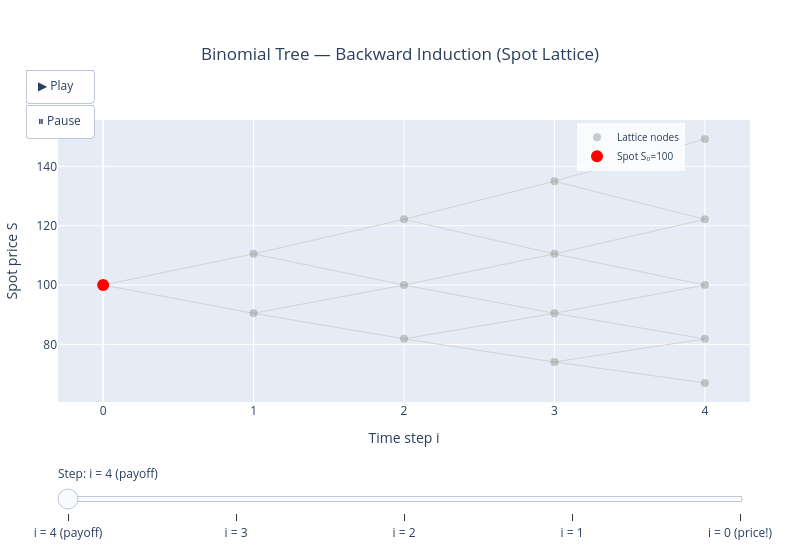

This figure's notebook cell:
### Markdown cell above
## 7) Plotly Animation — Backward Marching Through the Tree

The animation below shows how backward induction works on the spot lattice:

- **Grey dots**: all lattice nodes (spot prices)
- **Blue column** (rightmost): terminal payoff — known from the contract
- **Red column**: the column currently being solved via backward induction
- The solver marches **right to left**, computing each column from the one to its right
- At $i = 0$ we arrive at the option price $V_{0,0}$

### Code cell
# ── Animated binomial tree: backward induction visualisation ──────
# Use the 4-step tree from above for the animation
N_anim = N  # 4 steps

# Collect all node positions (i = time step, S = spot)
all_x, all_S = [], []
for i in range(N_anim + 1):
    for k in range(i + 1):
        all_x.append(i)
        all_S.append(spot_lattice[k, i])

# Draw tree edges
edge_x, edge_y = [], []
for i in range(N_anim):
    for k in range(i + 1):
        # Up edge: (k, i) → (k, i+1)
        edge_x += [i, i + 1, None]
        edge_y += [spot_lattice[k, i], spot_lattice[k, i + 1], None]
        # Down edge: (k, i) → (k+1, i+1)
        edge_x += [i, i + 1, None]
        edge_y += [spot_lattice[k, i], spot_lattice[k + 1, i + 1], None]

fig_tree = go.Figure()

# Tree edges (static)
fig_tree.add_trace(
    go.Scatter(
        x=edge_x,
        y=edge_y,
        mode="lines",
        line=dict(color="lightgrey", width=1),
        hoverinfo="skip",
        showlegend=False,
    )
)

# All nodes (static background)
fig_tree.add_trace(
    go.Scatter(
        x=all_x,
        y=all_S,
        mode="markers",
        marker=dict(size=8, color="grey", opacity=0.4),
        name="Lattice nodes",
        hoverinfo="skip",
    )
)

# Current spot marker at i=0
fig_tree.add_trace(
    go.Scatter(
        x=[0],
        y=[S0],
        mode="markers",
        marker=dict(size=12, color="red", symbol="circle"),
        name=f"Spot S₀={S0:.0f}",
    )
)

# Animated column (trace index = 3)
fig_tree.add_trace(
    go.Scatter(
        x=[],
        y=[],
        mode="markers",
        marker=dict(size=12, color="rgba(220,60,60,0.7)", symbol="square"),
        name="Solving column",
    )
)
ANIM_IDX = 3

# Build frames: march backward from i=N to i=0
frames = []

# Frame 0: terminal payoff (i = N)
frames.append(
    go.Frame(
        data=[
            go.Scatter(
                x=[N_anim] * (N_anim + 1),
                y=[spot_lattice[k, N_anim] for k in range(N_anim + 1)],
                mode="markers",
                marker=dict(size=12, color="rgba(60,120,200,0.8)", symbol="square"),
                name="Known (payoff)",
                customdata=[option_lattice[k, N_anim] for k in range(N_anim + 1)],
                hovertemplate="S=%{y:.2f}  V=%{customdata:.4f}<extra></extra>",
            )
        ],
        traces=[ANIM_IDX],
        name=f"i = {N_anim} (payoff)",
    )
)

# Frames 1..N: solving each column
for step_num, col in enumerate(range(N_anim - 1, -1, -1), start=1):
    n_nodes = col + 1
    colour = "rgba(220,60,60,0.7)" if col > 0 else "rgba(220,60,60,0.95)"
    sz = 12 if col > 0 else 15
    label = f"i = {col}" if col > 0 else "i = 0 (price!)"
    frames.append(
        go.Frame(
            data=[
                go.Scatter(
                    x=[col] * n_nodes,
                    y=[spot_lattice[k, col] for k in range(n_nodes)],
                    mode="markers",
                    marker=dict(size=sz, color=colour, symbol="square"),
                    name="Solving column",
                    customdata=[option_lattice[k, col] for k in range(n_nodes)],
                    hovertemplate="S=%{y:.2f}  V=%{customdata:.4f}<extra></extra>",
                )
            ],
            traces=[ANIM_IDX],
            name=label,
        )
    )

fig_tree.frames = frames

# Slider
slider_steps = [
    dict(
        args=[[f.name], dict(frame=dict(duration=600, redraw=True), mode="immediate")],
        label=f.name,
        method="animate",
    )
    for f in frames
]

fig_tree.update_layout(
    sliders=[
        dict(
            active=0,
            steps=slider_steps,
            currentvalue=dict(prefix="Step: "),
            pad=dict(t=60),
        )
    ],
    updatemenus=[
        dict(
            type="buttons",
            showactive=False,
            x=0.05,
            y=1.18,
            buttons=[
                dict(
                    label="▶ Play",
                    method="animate",
                    args=[None, dict(frame=dict(duration=600, redraw=True), fromcurrent=True)],
                ),
                dict(
                    label="⏸ Pause",
                    method="animate",
                    args=[[None], dict(frame=dict(duration=0, redraw=False), mode="immediate")],
                ),
            ],
        )
    ],
    xaxis=dict(title="Time step i", dtick=1, range=[-0.3, N_anim + 0.3]),
    yaxis=dict(title="Spot price S"),
    title=dict(text="Binomial Tree — Backward Induction (Spot Lattice)", x=0.5),
    height=550,
    width=800,
    legend=dict(x=0.75, y=0.99, bgcolor="rgba(255,255,255,0.8)", font=dict(size=10)),
    margin=dict(t=120, b=50, l=50, r=50),
)

fig_tree.show()

### Figure 1 — Plotly figure (JSON) as saved in the notebook; plotly's stock layout.template omitted (floating-point values rounded to 4 significant figures)
{"data": [{"hoverinfo": "skip", "line": {"color": "lightgrey", "width": 1}, "mode": "lines", "showlegend": false, "type": "scatter", "x": [0, 1, null, 0, 1, null, 1, 2, null, 1, 2, null, 1, 2, null, 1, 2, null, 2, 3, null, 2, 3, null, 2, 3, null, 2, 3, null, 2, 3, null, 2, 3, null, 3, 4, null, 3, 4, null, 3, 4, null, 3, 4, null, 3, 4, null, 3, 4, null, 3, 4, null, 3, 4, null], "y": [100.0, 110.5, null, 100.0, 90.48, null, 110.5, 122.1, null, 110.5, 100.0, null, 90.48, 100.0, null, 90.48, 81.87, null, 122.1, 135.0, null, 122.1, 110.5, null, 100.0, 110.5, null, 100.0, 90.48, null, 81.87, 90.48, null, 81.87, 74.08, null, 135.0, 149.2, null, 135.0, 122.1, null, 110.5, 122.1, null, 110.5, 100.0, null, 90.48, 100.0, null, 90.48, 81.87, null, 74.08, 81.87, null, 74.08, 67.03, null]}, {"hoverinfo": "skip", "marker": {"color": "grey", "opacity": 0.4, "size": 8}, "mode": "markers", "name": "Lattice nodes", "type": "scatter", "x": [0, 1, 1, 2, 2, 2, 3, 3, 3, 3, 4, 4, 4, 4, 4], "y": [100.0, 110.5, 90.48, 122.1, 100.0, 81.87, 135.0, 110.5, 90.48, 74.08, 149.2, 122.1, 100.0, 81.87, 67.03]}, {"marker": {"color": "red", "size": 12, "symbol": "circle"}, "mode": "markers", "name": "Spot S₀=100", "type": "scatter", "x": [0], "y": [100.0]}, {"marker": {"color": "rgba(220,60,60,0.7)", "size": 12, "symbol": "square"}, "mode": "markers", "name": "Solving column", "type": "scatter", "x": [], "y": []}], "layout": {"height": 550, "legend": {"bgcolor": "rgba(255,255,255,0.8)", "font": {"size": 10}, "x": 0.75, "y": 0.99}, "margin": {"b": 50, "l": 50, "r": 50, "t": 120}, "sliders": [{"active": 0, "currentvalue": {"prefix": "Step: "}, "pad": {"t": 60}, "steps": [{"args": [["i = 4 (payoff)"], {"frame": {"duration": 600, "redraw": true}, "mode": "immediate"}], "label": "i = 4 (payoff)", "method": "animate"}, {"args": [["i = 3"], {"frame": {"duration": 600, "redraw": true}, "mode": "immediate"}], "label": "i = 3", "method": "animate"}, {"args": [["i = 2"], {"frame": {"duration": 600, "redraw": true}, "mode": "immediate"}], "label": "i = 2", "method": "animate"}, {"args": [["i = 1"], {"frame": {"duration": 600, "redraw": true}, "mode": "immediate"}], "label": "i = 1", "method": "animate"}, {"args": [["i = 0 (price!)"], {"frame": {"duration": 600, "redraw": true}, "mode": "immediate"}], "label": "i = 0 (price!)", "method": "animate"}]}], "title": {"text": "Binomial Tree — Backward Induction (Spot Lattice)", "x": 0.5}, "updatemenus": [{"buttons": [{"args": [null, {"frame": {"duration": 600, "redraw": true}, "fromcurrent": true}], "label": "▶ Play", "method": "animate"}, {"args": [[null], {"frame": {"duration": 0, "redraw": false}, "mode": "immediate"}], "label": "⏸ Pause", "method": "animate"}], "showactive": false, "type": "buttons", "x": 0.05, "y": 1.18}], "width": 800, "xaxis": {"dtick": 1, "range": [-0.3, 4.3], "title": {"text": "Time step i"}}, "yaxis": {"title": {"text": "Spot price S"}}}}
